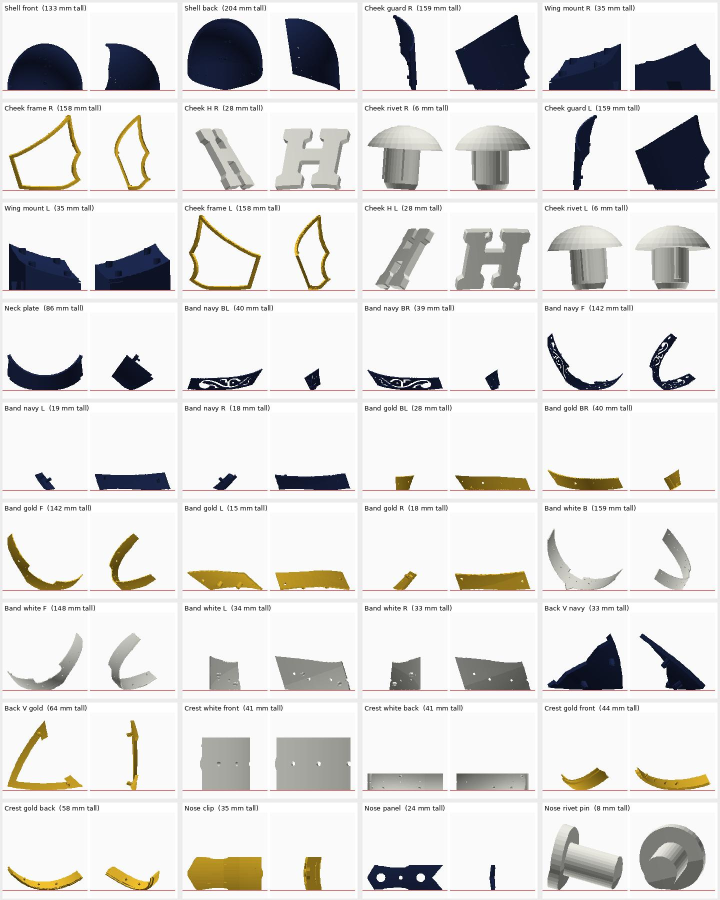
#> input picture 3d-print/winged-helmet/source/pkg/step10b_print_orientation.jpg, 1440 x 1800 px, given in place of 068c6438-image.jpg, which was not available (shown at 1/2 size)
$ python overlay.py pkg/step10b_print_orientation.jpg out.png pkg/step18_thicker_band.jpg pkg/step18_thicker_band.jpg
#> lines starting #> are read from the running program, lines starting #| are printed output that depends on the picture; after the words box and inside, x2 and y2 are one past the last pixel; in counts of white or black regions, pixels touching at a corner belong together
"""Overlay a photo-matched analysis render's outline on the reference photo.
usage: overlay.py <ana.png> <out.png>
Photo opening = dark region; render: navy shell, magenta lining, light background."""
import sys
import numpy as np
from PIL import Image, ImageDraw
from scipy import ndimage
PHOTO = '/root/.claude/uploads/319431bf-dd7d-5dd8-8f43-98ef81b3e188/068c6438-image.jpg'
ph = np.asarray(Image.open(PHOTO).convert('RGB')).astype(int)
CX, R = 502.0, 137.0
BROW_Y = 371.0          # photo: band bottom edge just outside the nose guard (x ~ 475)

def photo_open():
    x0, y0, x1, y1 = 360, 330, 660, 545
    v = ph[y0:y1, x0:x1].max(2)
    m = v < 50
    l, n = ndimage.label(m); s = ndimage.sum(m, l, range(1, n + 1))
    big = l == (np.argmax(s) + 1)
    big = ndimage.binary_closing(big, iterations=2)
    full = np.zeros(ph.shape[:2], bool); full[y0:y1, x0:x1] = big
    return full

def render_masks(path):
#> called with path = 'pkg/step10b_print_orientation.jpg'
    a = np.asarray(Image.open(path).convert('RGB')).astype(int)
    r, g, b = a[..., 0], a[..., 1], a[..., 2]
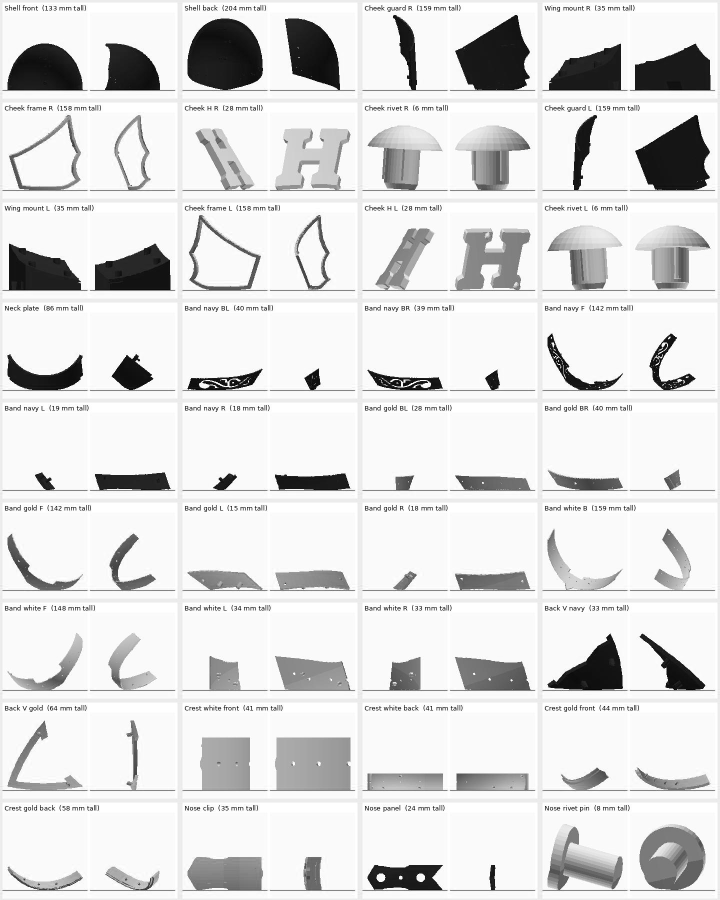
#> g: shape (1800, 1440) int64 (shown at 1/2 size); min 0, max 255, mean 221.8
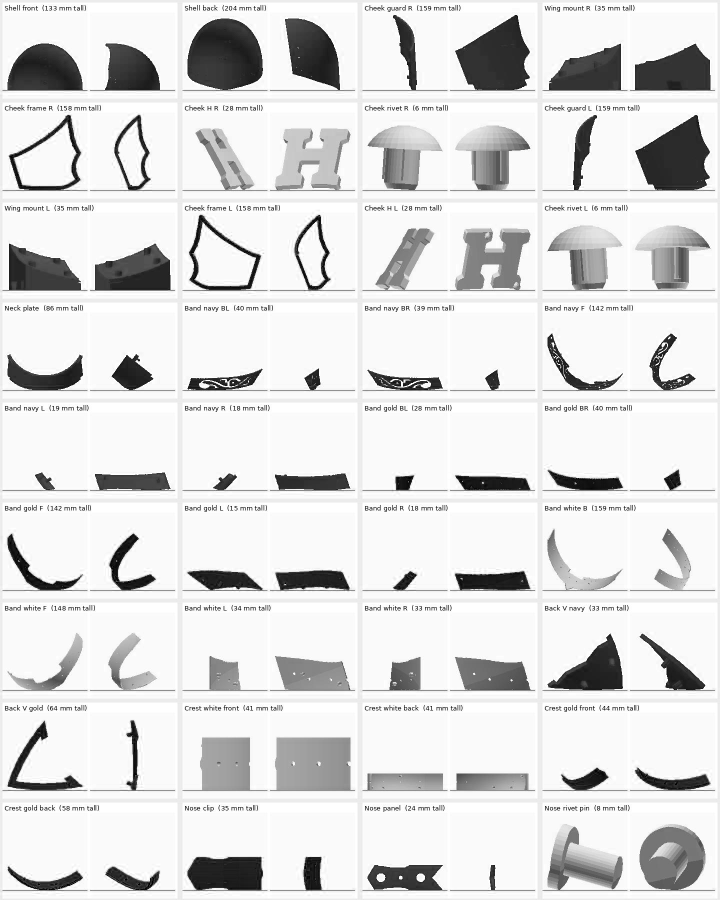
#> b: shape (1800, 1440) int64 (shown at 1/2 size); min 0, max 255, mean 220.5
    bg = a.min(2) >= 200
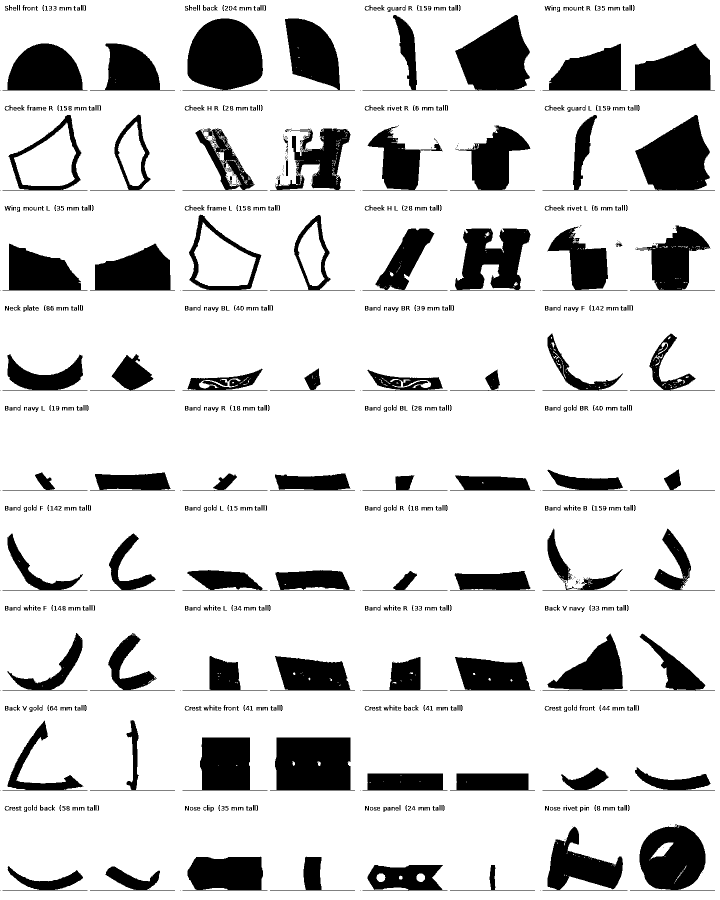
#> bg: shape (1800, 1440) bool (shown at 1/2 size); 83.2% white; 937 black regions (176 under 20 px), largest, box (x1, y1, x2, y2) and area: (365, 37, 535, 182) 17398, (540, 1475, 710, 1581) 15648, (900, 30, 1070, 182) 15060
    mag = (r > g + 60) & (b > g + 60)
#> mag: shape (1800, 1440) bool; every value is 0
    navy = ~bg & ~mag
    return navy, mag, bg

navy, mag, bg = render_masks(sys.argv[1])
a = np.asarray(Image.open(sys.argv[1]).convert('RGB')).astype(int)
red = (a[..., 0] > 150) & (a[..., 1] < 70) & (a[..., 2] < 70)
grn = (a[..., 1] > 150) & (a[..., 0] < 90) & (a[..., 2] < 90)
navy &= ~red & ~grn
blu = (a[..., 2] > 150) & (a[..., 0] < 70) & (a[..., 1] < 70)
navy &= ~blu
m45 = np.array(np.nonzero(red)[::-1]).mean(1); m90 = np.array(np.nonzero(grn)[::-1]).mean(1)
#> after `m45 = np.array(np.nonzero(red)[::-1]).mean(1)`: m45 = [nan, nan]
#> after `m90 = np.array(np.nonzero(grn)[::-1]).mean(1)`: m90 = [nan, nan]
mfc = np.array(np.nonzero(blu)[::-1]).mean(1)
#> mfc = [nan, nan]
top_r = np.nonzero(navy.any(1))[0].min()
#> top_r = 10
# photo anchors: shell top (crest relief removed) 164, brow line at 45 deg 367.5, front centre x 443
s = (367.5 - 164.0) / (m45[1] - top_r)
#> s = nan
t = np.array([443.0 - s * mfc[0], 367.5 - s * m45[1]])
#> t = [nan, nan]
print('scale', round(s, 4), 'markers', m45.round(1), m90.round(1))
#| scale nan markers [nan nan] [nan nan]
edge = navy ^ ndimage.binary_erosion(navy)
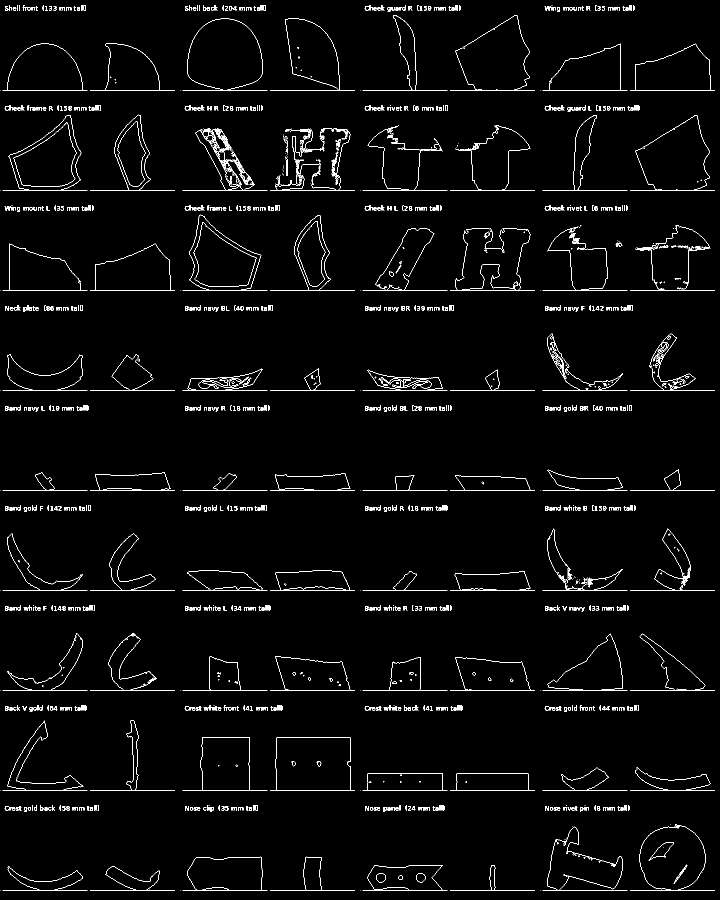
#> edge: shape (1800, 1440) bool (shown at 1/2 size); 2.4% white in thin lines or dots
ey, ex = np.nonzero(edge)
px = t[0] + ex * s; py = t[1] + ey * s
po = photo_open(); pe = po ^ ndimage.binary_erosion(po)
#> in photo_open, `v = ph[y0:y1, x0:x1].max(2)`:
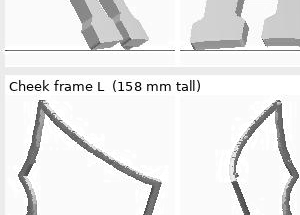
#> v: shape (215, 300) int64; min 0, max 255, mean 233.2
#> in photo_open, `m = v < 50`:
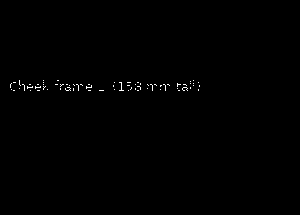
#> m: shape (215, 300) bool; 0.36% white in thin lines or dots, all inside (x1, y1, x2, y2) = (10, 80, 200, 91)
#> in photo_open, `l, n = ndimage.label(m)`: l: shape (215, 300) int32; 100 distinct labels, from 0 to 99
#> in photo_open, `l, n = ndimage.label(m)`: n = 99
#> in photo_open, `s = ndimage.sum(m, l, range(1, n + 1))`: s = 99 values, max 15 at index 8, min 1 at index 1, mean 2.36
#> in photo_open, `big = l == (np.argmax(s) + 1)`: big: shape (215, 300) bool; 0.02% white in thin lines or dots, all inside (x1, y1, x2, y2) = (119, 82, 124, 91)
#> in photo_open, `full[y0:y1, x0:x1] = big`:
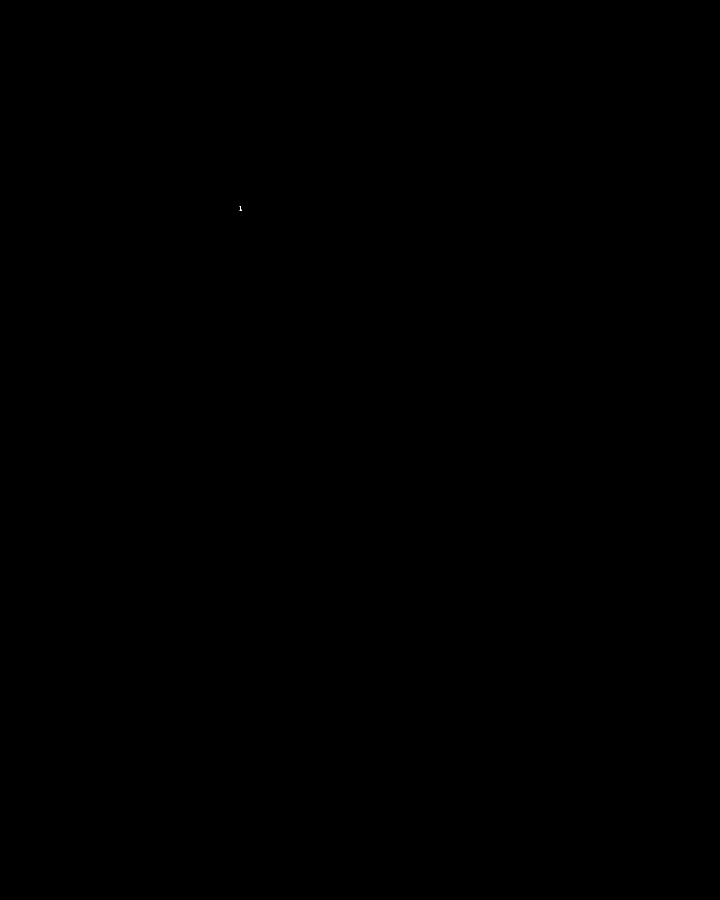
#> full: shape (1800, 1440) bool (shown at 1/2 size); 0% white in thin lines or dots, all inside (x1, y1, x2, y2) = (479, 412, 484, 421)
out = Image.fromarray(ph.astype(np.uint8)).convert('RGB')
#> out is the input picture: PIL image 1440x1800 RGB; mean R, G, B 222.7, 221.8, 220.5
d = ImageDraw.Draw(out)
for x, y in zip(px, py):
    d.point((x, y), fill=(0, 255, 255))
yy, xx = np.nonzero(pe)
#> yy = 17 values from 412 to 420; xx = 17 values, max 483 at index 16, min 479 at index 0, mean 480.8
for x, y in zip(xx, yy):
    d.point((x, y), fill=(255, 40, 40))
#> this loop made 17 passes
#> (x, y) on passes 1 to 12: (479, 412), (480, 412), (481, 412), (480, 413), (481, 413), (481, 414), (481, 415), (481, 416), (481, 417), (481, 418), (480, 419), (482, 419)
#> (the run stopped early here; a loop or call above may not have finished)

$ run again, on 3d-print/winged-helmet/source/pkg/step19_straight_wings.jpg
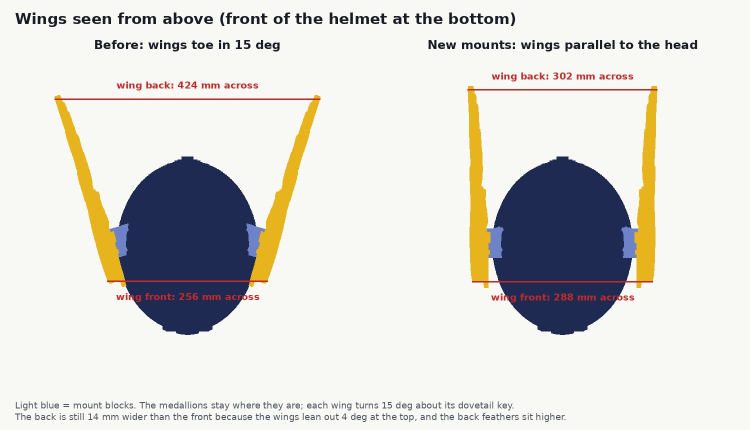
#> input picture 3d-print/winged-helmet/source/pkg/step19_straight_wings.jpg, 1500 x 860 px, given in place of 068c6438-image.jpg, which was not available (shown at 1/2 size)
#> r: shape (860, 1500) int64; 245 distinct labels, from 11 to 255
#> g: shape (860, 1500) int64; 246 distinct labels, from 4 to 255
#> b: shape (860, 1500) int64; 256 distinct labels, from 0 to 255
#> bg: shape (860, 1500) bool; 81.9% white; 353 black regions (28 under 20 px), largest, box (x1, y1, x2, y2) and area: (934, 172, 1316, 670) 101633, (109, 190, 641, 670) 101181, (31, 26, 62, 48) 427
#> mag: shape (860, 1500) bool; every value is 0
#> red: shape (860, 1500) bool; 0.61% white; 143 white regions (50 under 20 px), largest, box (x1, y1, x2, y2) and area: (109, 197, 640, 200) 1591, (936, 178, 1314, 181) 1132, (214, 561, 536, 564) 952
#> `navy &= ~red & ~grn`:
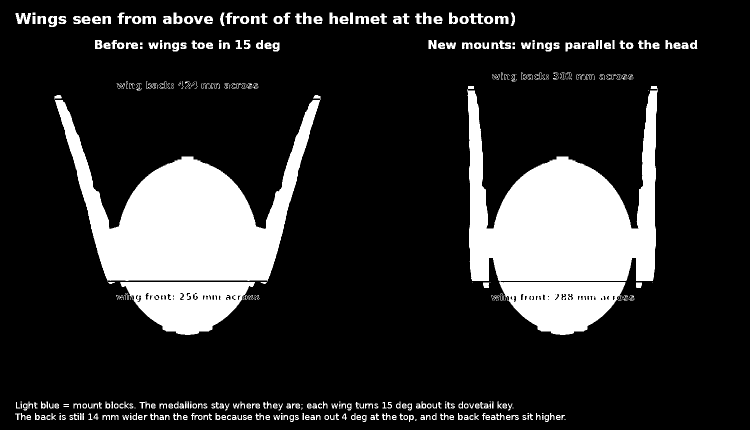
#> navy: shape (860, 1500) bool (shown at 1/2 size); 17.5% white; 501 white regions (179 under 20 px), largest, box (x1, y1, x2, y2) and area: (934, 172, 1316, 563) 80667, (109, 190, 641, 562) 79575, (240, 564, 510, 670) 18136
#> m45 = [713.1, 353.4]
#> m90 = [nan, nan]
#> top_r = 25
#> `s = (367.5 - 164.0) / (m45[1] - top_r)`: s = 0.62
#> t = [nan, 148.5]
#| scale 0.6196 markers [713.1 353.4] [nan nan]
#> edge: shape (860, 1500) bool; 1.9% white in thin lines or dots, all inside (x1, y1, x2, y2) = (30, 25, 1395, 844)
#> in photo_open, `v = ph[y0:y1, x0:x1].max(2)`:
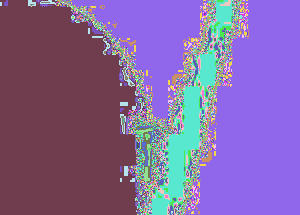
#> v: shape (215, 300) int64; 184 distinct labels, from 42 to 255; one colour per label, 0 black
#> m: shape (215, 300) bool; 0.02% white in thin lines or dots, all inside (x1, y1, x2, y2) = (143, 185, 152, 214)
#> l: shape (215, 300) int32; 10 distinct labels, from 0 to 9
#> n = 9
#> in photo_open, `s = ndimage.sum(m, l, range(1, n + 1))`: s = [1, 1, 1, 2, 1, 2, 3, 1, 1]
#> big: shape (215, 300) bool; 0% white in thin lines or dots, all inside (x1, y1, x2, y2) = (145, 206, 146, 209)
#> full: shape (860, 1500) bool; 0% white in thin lines or dots, all inside (x1, y1, x2, y2) = (505, 536, 506, 539)
#> out is the input picture: PIL image 1500x860 RGB; mean R, G, B 218.4, 217.7, 213.4
#> yy = [536, 537, 538]; xx = [505, 505, 505]
#> the loop `for x, y in zip(xx, yy):` made 3 passes
